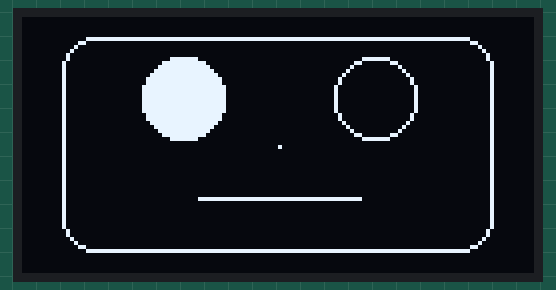
A sketch run on a simulated ESP32. On the bench: 128×64 one-colour display.

Above: at 0.1 s.

The sketch:

cara_simple.ino
```cpp
#include <Wire.h>
#include <Adafruit_GFX.h>
#include <Adafruit_SSD1306.h>

const int SCREEN_WIDTH = 128;
const int SCREEN_HEIGHT = 64;

Adafruit_SSD1306 pantalla(SCREEN_WIDTH, SCREEN_HEIGHT, &Wire, -1);

// Pins I2C  de la nostra placa
const int PIN_SDA = 3;
const int PIN_SCL = 4;

void setup() {
  Serial.begin(115200);

  Wire.begin(PIN_SDA, PIN_SCL);

  if(!pantalla.begin(SSD1306_SWITCHCAPVCC, 0x3C)) {
    Serial.println(F("Error d'OLED"));
    while(true);
  }

  // 1. Esborrem la pantalla per tenir un llenç net
  pantalla.clearDisplay();

  // 2. Dibuixem tots els elements de la cara a la memòria

  // Cap (Rectangle arrodonit)
  pantalla.drawRoundRect(10, 5, 108, 54, 8, SSD1306_WHITE);

  // Ulls (Cercles)
  pantalla.fillCircle(40, 20, 10, SSD1306_WHITE); // Ull esquerre ple
  pantalla.drawCircle(88, 20, 10, SSD1306_WHITE); // Ull dret buit

  // Nas (Un sol píxel)
  pantalla.drawPixel(64, 32, SSD1306_WHITE);

  // Boca (Línia)
  pantalla.drawLine(44, 45, 84, 45, SSD1306_WHITE);

  // 3. ENVIEM EL DIBUIX A LA PANTALLA!
  pantalla.display();
}

void loop() {
  // Com que és un dibuix fix, no fem res al loop.
}
```
